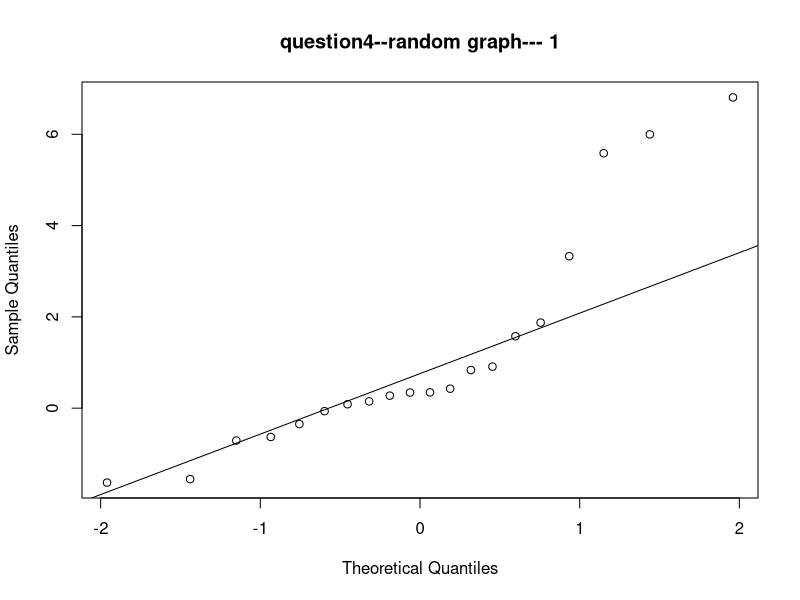
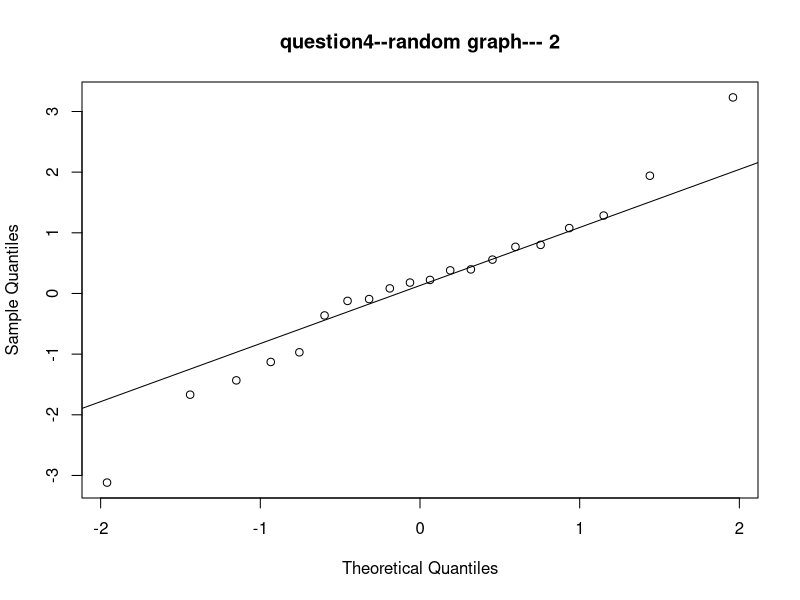
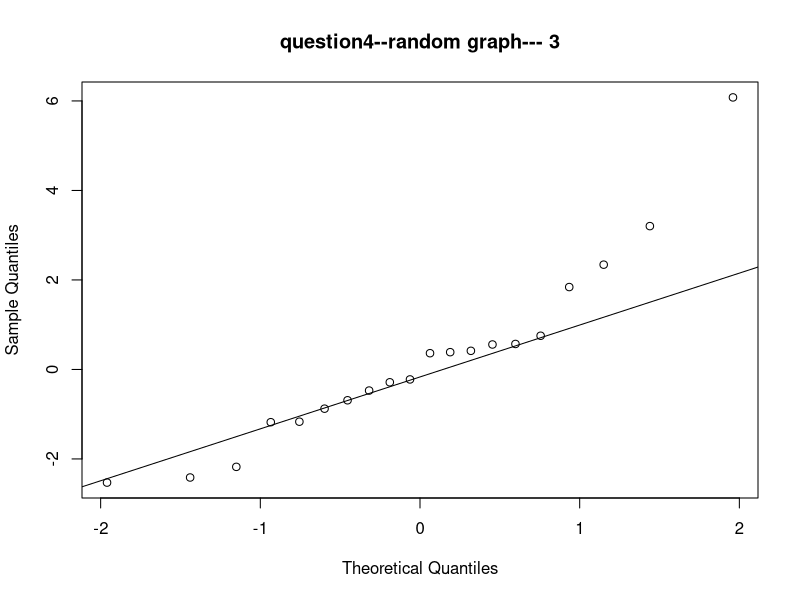
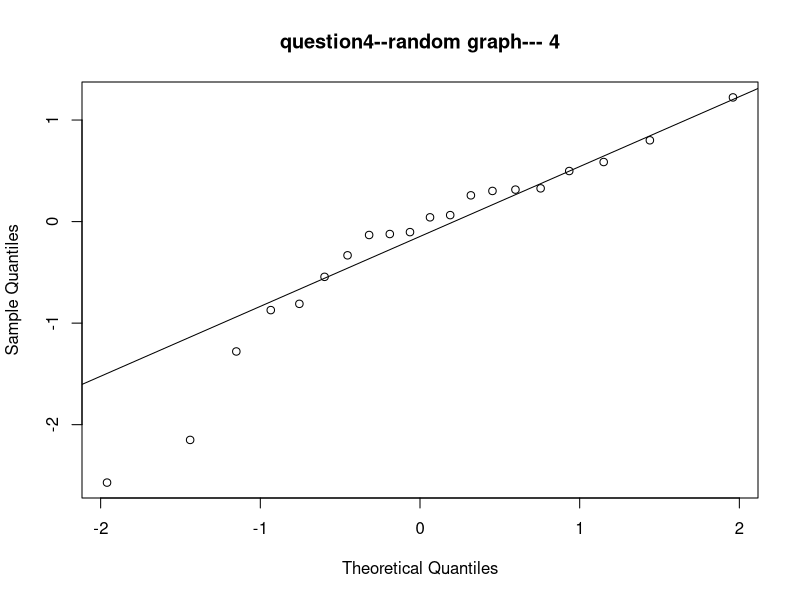
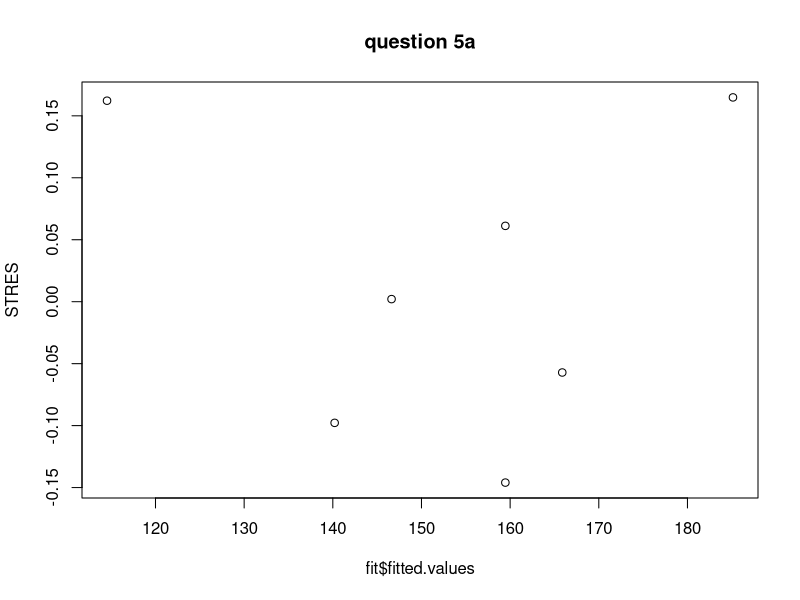
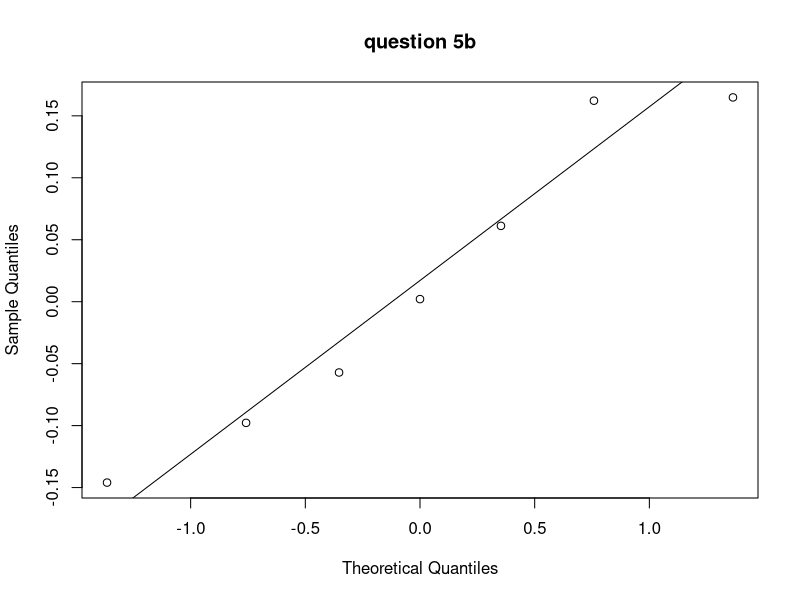
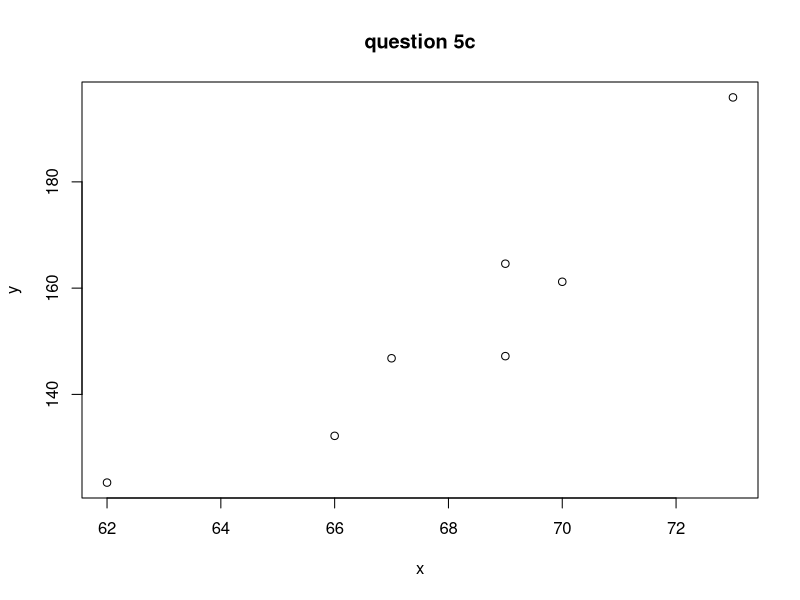

Here is the R script that generated these plots, in order:
# VAN HOU HEI 
# DB92728-3
# ASssignment 7
# Program for question 4 ,5
question4 <- function() 
{
  SIZE = 20
  for(x in 1:4) 
  {
    tempX = rt(SIZE , df=2) 
   # print(paste("checking graph" , x ,"data" , tempX) 
    qqnorm(tempX , main=paste("question4--random graph---" , x))
    qqline(tempX)
  }
}
SDE <- function(x,meanX ,res) #duplicate name of residuals
{
   n= length(x)
   SYX = sum( res ^ 2) / (n-2)
   return ( sqrt( 1-1/n-((x-meanX)^2) / sum((x-meanX)^2) ) * SYX)
}
question5 <- function() 
{
   x= c( 62 ,66, 69, 67, 70, 69, 73)
   y= c(123.4 ,132.2 ,147.2 ,146.8, 161.2 ,164.6 ,195.9)
   fit=lm(y~x)
   summary(fit)
   STRES= fit$residuals / SDE(x , mean(x) , fit$residuals)
   plot(fit$fitted.values,STRES, main="question 5a")
   #question 5b
   qqnorm(STRES , main="question 5b" )
   qqline(STRES)
   #question 5c 
   plot(x,y,main="question 5c")
}
question4()
question5()
